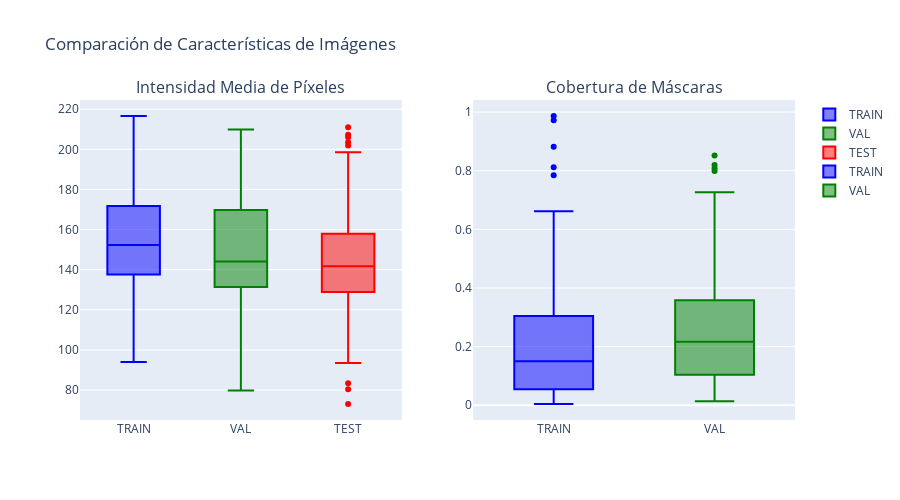

This figure's notebook cell:
### Code cell
# Figura 2: Intensidad de píxeles y cobertura
fig2 = make_subplots(
    rows=1, cols=2,
    subplot_titles=("Intensidad Media de Píxeles", "Cobertura de Máscaras"),
    specs=[[{"type": "box"}, {"type": "box"}]]
)

# Intensidad de píxeles
intensity_data = []
labels = []
for name, stats in all_stats.items():
    if stats["pixel_intensity_means"]:
        intensity_data.append(stats["pixel_intensity_means"])
        labels.append(name.upper())

fig2.add_trace(go.Box(y=intensity_data[0], name=labels[0], marker_color=colors['train']), row=1, col=1)
if len(intensity_data) > 1:
    fig2.add_trace(go.Box(y=intensity_data[1], name=labels[1], marker_color=colors['val']), row=1, col=1)
if len(intensity_data) > 2:
    fig2.add_trace(go.Box(y=intensity_data[2], name=labels[2], marker_color=colors['test']), row=1, col=1)

# Cobertura de máscaras (solo train y val)
coverage_data = []
coverage_labels = []
for name in ['train', 'val']:
    if all_stats[name]["mask_coverage"]:
        coverage_data.append(all_stats[name]["mask_coverage"])
        coverage_labels.append(name.upper())

if coverage_data:
    fig2.add_trace(go.Box(y=coverage_data[0], name=coverage_labels[0], 
                         marker_color=colors['train']), row=1, col=2)
    if len(coverage_data) > 1:
        fig2.add_trace(go.Box(y=coverage_data[1], name=coverage_labels[1], 
                             marker_color=colors['val']), row=1, col=2)

fig2.update_layout(title_text="Comparación de Características de Imágenes", height=500)
fig2.show()

### Figure 1 — Plotly figure (JSON) as saved in the notebook; plotly's stock layout.template omitted (floating-point values rounded to 4 significant figures; data arrays with more than 128 entries replaced by an {"elided": "..."} marker saying what was removed)
{"data": [{"marker": {"color": "blue"}, "name": "TRAIN", "type": "box", "xaxis": "x", "y": {"elided": "150 float values"}, "yaxis": "y"}, {"marker": {"color": "green"}, "name": "VAL", "type": "box", "xaxis": "x", "y": [139.4, 140.5, 183.7, 130.6, 137.8, 144.7, 208.8, 118.0, 81.9, 81.09, 120.2, 144.2, 134.4, 179.7, 131.3, 142.2, 167.4, 205.3, 147.2, 140.7, 139.0, 170.5, 149.4, 174.4, 183.4, 130.6, 174.7, 198.3, 86.38, 174.2, 150.3, 123.7, 180.4, 146.8, 182.8, 178.5, 175.8, 133.3, 172.3, 158.8, 104.8, 167.5, 137.0, 130.8, 208.7, 124.3, 159.3, 167.1, 129.9, 92.7, 135.9, 149.0, 199.0, 122.6, 131.3, 153.4, 195.3, 192.7, 133.2, 118.9, 145.1, 169.0, 167.2, 138.1, 135.8, 115.1, 86.12, 134.7, 140.7, 165.6, 129.1, 138.7, 169.0, 157.2, 187.1, 131.2, 141.7, 156.2, 140.4, 163.7, 138.1, 79.78, 191.1, 110.5, 96.93, 163.6, 131.5, 166.8, 209.9, 139.5, 158.1, 127.8, 177.2, 172.3, 147.8, 144.0, 131.9, 170.7, 140.8, 109.9], "yaxis": "y"}, {"marker": {"color": "red"}, "name": "TEST", "type": "box", "xaxis": "x", "y": {"elided": "150 float values"}, "yaxis": "y"}, {"marker": {"color": "blue"}, "name": "TRAIN", "type": "box", "xaxis": "x2", "y": {"elided": "150 float values"}, "yaxis": "y2"}, {"marker": {"color": "green"}, "name": "VAL", "type": "box", "xaxis": "x2", "y": [0.02126, 0.3753, 0.2433, 0.44, 0.1081, 0.283, 0.07977, 0.708, 0.1004, 0.1173, 0.7994, 0.3472, 0.3268, 0.2, 0.2534, 0.26, 0.177, 0.126, 0.1709, 0.07986, 0.3381, 0.1032, 0.4069, 0.08725, 0.2121, 0.6741, 0.3407, 0.474, 0.1672, 0.5596, 0.2609, 0.2009, 0.712, 0.5608, 0.3337, 0.08107, 0.8083, 0.03165, 0.6916, 0.4136, 0.3877, 0.08469, 0.05311, 0.1514, 0.2263, 0.2517, 0.2087, 0.3991, 0.3467, 0.3685, 0.1062, 0.1094, 0.06363, 0.3812, 0.32, 0.05375, 0.2883, 0.0481, 0.2059, 0.06064, 0.8196, 0.3175, 0.05707, 0.3508, 0.07883, 0.7262, 0.05912, 0.2208, 0.3636, 0.01625, 0.169, 0.04807, 0.2434, 0.1709, 0.01327, 0.5381, 0.09341, 0.05775, 0.2518, 0.1488, 0.1089, 0.08725, 0.8522, 0.1048, 0.3449, 0.1719, 0.06783, 0.6433, 0.2458, 0.1383, 0.325, 0.3759, 0.3534, 0.2047, 0.4575, 0.1581, 0.09098, 0.1436, 0.2673, 0.1721], "yaxis": "y2"}], "layout": {"annotations": [{"font": {"size": 16}, "showarrow": false, "text": "Intensidad Media de Píxeles", "x": 0.225, "xanchor": "center", "xref": "paper", "y": 1, "yanchor": "bottom", "yref": "paper"}, {"font": {"size": 16}, "showarrow": false, "text": "Cobertura de Máscaras", "x": 0.775, "xanchor": "center", "xref": "paper", "y": 1, "yanchor": "bottom", "yref": "paper"}], "height": 500, "title": {"text": "Comparación de Características de Imágenes"}, "xaxis": {"anchor": "y", "domain": [0, 0.45]}, "xaxis2": {"anchor": "y2", "domain": [0.55, 1]}, "yaxis": {"anchor": "x", "domain": [0, 1]}, "yaxis2": {"anchor": "x2", "domain": [0, 1]}}}
